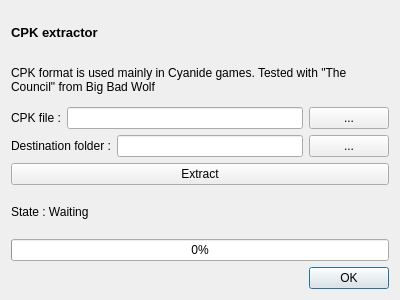
<?xml version="1.0" encoding="UTF-8"?>
<ui version="4.0">
 <class>GUI_Extractor_TheCouncil</class>
 <widget class="QDialog" name="GUI_Extractor_TheCouncil">
  <property name="geometry">
   <rect>
    <x>0</x>
    <y>0</y>
    <width>400</width>
    <height>300</height>
   </rect>
  </property>
  <property name="windowTitle">
   <string>CPK Extractor</string>
  </property>
  <layout class="QVBoxLayout" name="verticalLayout">
   <item>
    <widget class="QLabel" name="label_title">
     <property name="font">
      <font>
       <pointsize>10</pointsize>
       <weight>75</weight>
       <bold>true</bold>
      </font>
     </property>
     <property name="text">
      <string>CPK extractor</string>
     </property>
    </widget>
   </item>
   <item>
    <widget class="QLabel" name="label">
     <property name="text">
      <string>CPK format is used mainly in Cyanide games. Tested with &quot;The Council&quot; from Big Bad Wolf</string>
     </property>
     <property name="wordWrap">
      <bool>true</bool>
     </property>
    </widget>
   </item>
   <item>
    <layout class="QHBoxLayout" name="horizontalLayout_2">
     <item>
      <widget class="QLabel" name="label_CPKFile">
       <property name="text">
        <string>CPK file :</string>
       </property>
      </widget>
     </item>
     <item>
      <widget class="QLineEdit" name="lineEdit_CPKFile"/>
     </item>
     <item>
      <widget class="QPushButton" name="pushButton_selectCPKFile">
       <property name="text">
        <string>...</string>
       </property>
      </widget>
     </item>
    </layout>
   </item>
   <item>
    <layout class="QHBoxLayout" name="horizontalLayout_3">
     <item>
      <widget class="QLabel" name="label_exportFolder">
       <property name="text">
        <string>Destination folder :</string>
       </property>
      </widget>
     </item>
     <item>
      <widget class="QLineEdit" name="lineEdit_exportFolder"/>
     </item>
     <item>
      <widget class="QPushButton" name="pushButton_selectFolder">
       <property name="text">
        <string>...</string>
       </property>
      </widget>
     </item>
    </layout>
   </item>
   <item>
    <widget class="QPushButton" name="pushButton_extract">
     <property name="text">
      <string>Extract</string>
     </property>
    </widget>
   </item>
   <item>
    <widget class="QLabel" name="label_state">
     <property name="text">
      <string>State : Waiting</string>
     </property>
    </widget>
   </item>
   <item>
    <widget class="QProgressBar" name="progressBar">
     <property name="value">
      <number>0</number>
     </property>
    </widget>
   </item>
   <item>
    <widget class="QDialogButtonBox" name="buttonBox">
     <property name="orientation">
      <enum>Qt::Horizontal</enum>
     </property>
     <property name="standardButtons">
      <set>QDialogButtonBox::Ok</set>
     </property>
    </widget>
   </item>
  </layout>
 </widget>
 <resources/>
 <connections>
  <connection>
   <sender>buttonBox</sender>
   <signal>accepted()</signal>
   <receiver>GUI_Extractor_TheCouncil</receiver>
   <slot>accept()</slot>
   <hints>
    <hint type="sourcelabel">
     <x>248</x>
     <y>254</y>
    </hint>
    <hint type="destinationlabel">
     <x>157</x>
     <y>274</y>
    </hint>
   </hints>
  </connection>
  <connection>
   <sender>buttonBox</sender>
   <signal>rejected()</signal>
   <receiver>GUI_Extractor_TheCouncil</receiver>
   <slot>reject()</slot>
   <hints>
    <hint type="sourcelabel">
     <x>316</x>
     <y>260</y>
    </hint>
    <hint type="destinationlabel">
     <x>286</x>
     <y>274</y>
    </hint>
   </hints>
  </connection>
 </connections>
</ui>
